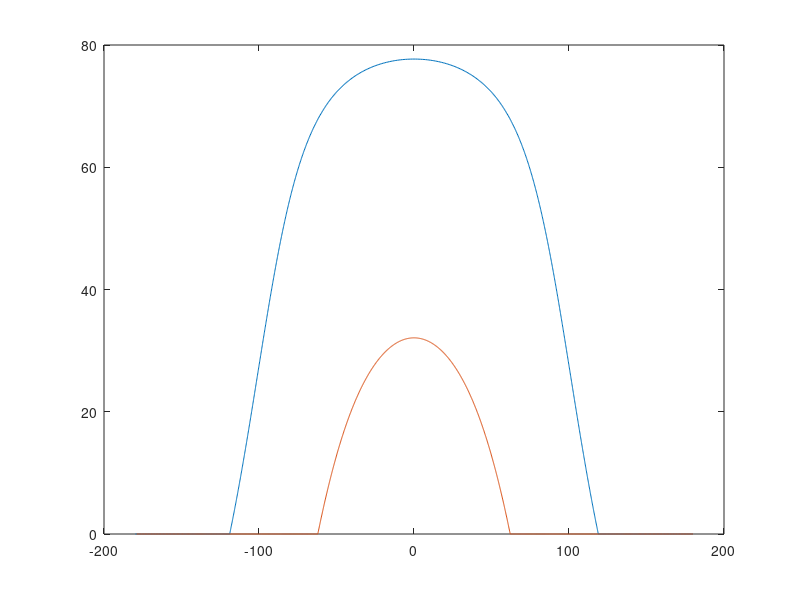
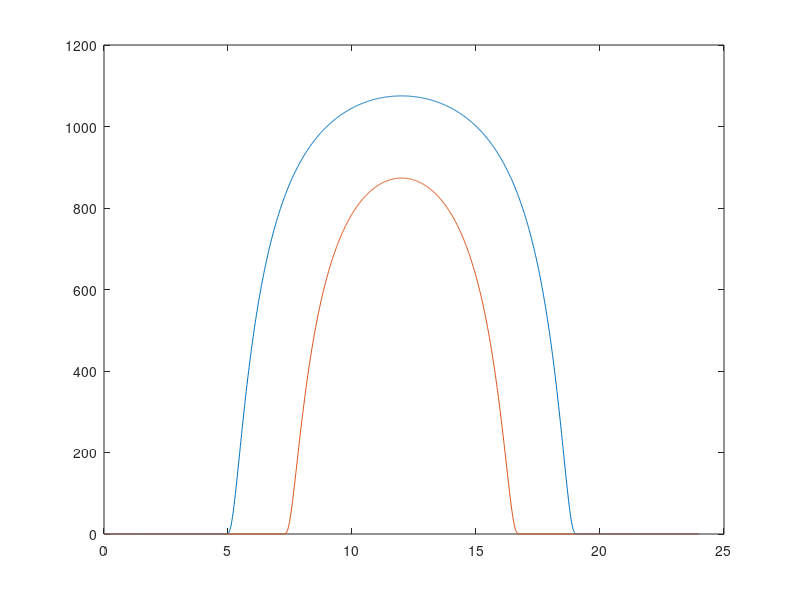

These figures' MATLAB source, in order:
%% Reset Everything

close all
clear all

%% Time / Hour Angle
tm = 0:1:1439;  %Increment minutes in one day
th = tm/60;     %Convert so that it increments fraction of hrs in on day.
h = 12 - th;    %Convert to difference between solar noob
H = 15*h;       %Convert to Hour Angle 

%% Declimantion Angle
%  23.45sin[(360/365)(n-81)]

% Summer Day: July 1st
n_sum = 181; %days
n_win = 372; %days
sum_declimation = 23.45.*sind((360/365).*(n_sum - 81));
win_declimation = 23.45.*sind((360/365).*(n_win - 81));
        
%% Altitude Angle 
% Altitude angle at solar noon, Bn - angle between the sun and the local
% horizon:
    % Bn = 90 - Lat - Dec.
    
    % Location:
        % Latitude: 35.484 deg.
        % Longitude: 120.672 deg. 
        lat = 35.484;
        
    % Sin(beta) = cos(Lat)cos(Dec)cos(H) + sin(Lat)sin(Dec)
    sum_coslat = cosd(lat);
    sum_cosDec = cosd(sum_declimation);
    sum_cosH = cosd(H);
    sum_sinlat = sind(lat);
    sum_sinDec = sind(sum_declimation);
    sum_sinbeta = ((sum_coslat.*sum_cosDec.*sum_cosH) +  sum_sinlat.*sum_sinDec);
    sum_altitude_angle = asind(sum_sinbeta);
    
    win_coslat = cosd(lat);
    win_cosDec = cosd(win_declimation);
    win_cosH = cosd(H);
    win_sinlat = sind(lat);
    win_sinDec = sind(win_declimation);
    win_sinbeta = (win_coslat.*win_cosDec.*win_cosH) +  win_sinlat.*win_sinDec;
    win_altitude_angle = asind(win_sinbeta);
    
    
        
    %sum_altitude = 90 - lat - sum_declimation
    %win_altitude = 90 - lat - win_declimation
    
    %% Azimuth Angle 
% The azimuth angle, Az, of the sun or a celetial body (St) is depending on
% it's declination, Dec, and altitude, Alt, and on the Lat of the observer.

% azimuth angle: 
    % sin(phi) = [cos(Dec)sin(H)]/cos(altitude_angle)
    
sum_sinH = sind(H);
sum_cosBeta = cosd(sum_altitude_angle);

sum_sinphi = ((sum_cosDec.*sum_sinH)./sum_cosBeta);
sum_azimuth_angle = asind(sum_sinphi);

win_sinH = sind(H);
win_cosBeta = cosd(win_altitude_angle);

win_sinphi = (win_cosDec.*win_sinH)./win_cosBeta;
win_azimuth_angle = asind(win_sinphi);

 for(i=1:length(H))
     if (sum_cosH(i) >= (tand(sum_declimation)/tand(lat)))
     else if(sum_azimuth_angle(i)<0)
        sum_azimuth_angle(i) = -180 - sum_azimuth_angle(i);
     else 
     sum_azimuth_angle(i) = 180 - sum_azimuth_angle(i);
         end
     end
 end
 
 for(i=1:length(H))
     if(sum_altitude_angle(i) < 0)
         sum_altitude_angle(i) = 0;
     end
 end
 
  for(i=1:length(H))
     if (win_cosH(i) >= (tand(win_declimation)/tand(lat)))
     else if(win_azimuth_angle(i)<0)
        win_azimuth_angle(i) = -180 - win_azimuth_angle(i);
     else 
     win_azimuth_angle(i) = 180 - win_azimuth_angle(i);
         end
     end
  end
  
   for(i=1:length(H))
     if(win_altitude_angle(i) < 0)
         win_altitude_angle(i) = 0;
     end
   end
 
figure(1)
plot(sum_azimuth_angle , sum_altitude_angle)
hold on
plot(win_azimuth_angle , win_altitude_angle)


%% Irradiance 
% Irradiance of atmosphere: 1377 w/m^2

sum_AM = 1./sind(sum_altitude_angle);
win_AM = 1./sind(win_altitude_angle);

sum_I = 1377.*(0.7.^(sum_AM).^(0.678));
win_I = 1377.*(0.7.^(win_AM).^(0.678));

figure(2)
plot(th, sum_I)
hold on 
plot(th, win_I)

sum_array_energy = ((th(2:end)-th(1:end-1)).*(sum_I(2:end)+sum_I(1:end-1)))/2;
sum_energy = sum(sum_array_energy)

win_array_energy = ((th(2:end)-th(1:end-1)).*(win_I(2:end)+win_I(1:end-1)))/2;
win_energy = sum(win_array_energy)





  
    
